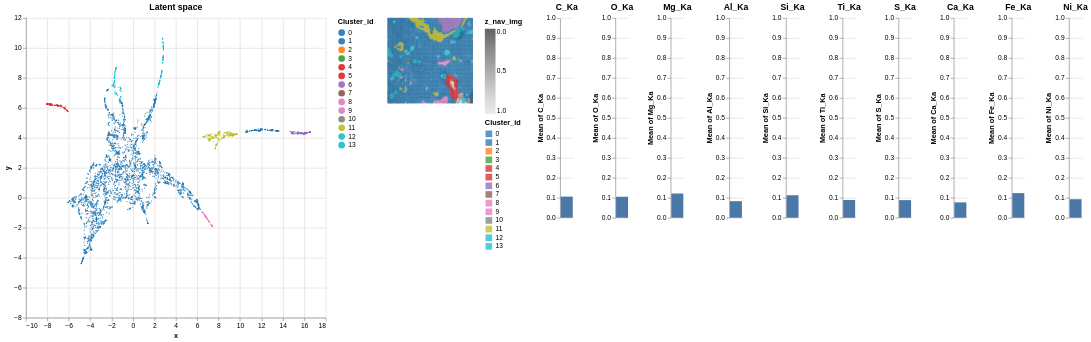

This figure's notebook cell:
### Code cell
gui.check_latent_space(ps=new_ps,show_map=True,ratio_to_be_shown=1.0)

### Figure 1 — Vega-Lite specification as saved in the notebook (floating-point values rounded to 4 significant figures; data arrays with more than 128 entries replaced by an {"elided": "..."} marker saying what was removed)
{"config": {"view": {"continuousWidth": 300, "continuousHeight": 300, "strokeWidth": 0}}, "hconcat": [{"data": {"name": "data-0faf8fc53af96b5b8bb8e0ebe0f4894e"}, "mark": {"type": "circle", "size": 3}, "encoding": {"color": {"field": "Cluster_id", "scale": {"domain": [0, 1, 2, 3, 4, 5, 6, 7, 8, 9, 10, 11, 12, 13], "range": ["#1f77b4", "#1f77b4", "#ff7f0e", "#2ca02c", "#d62728", "#d62728", "#9467bd", "#8c564b", "#e377c2", "#e377c2", "#7f7f7f", "#bcbd22", "#17becf", "#17becf"]}, "type": "nominal"}, "opacity": {"condition": {"param": "param_3", "value": 0.9}, "value": 0.1}, "tooltip": [{"field": "Cluster_id", "type": "nominal"}, {"field": "x", "format": ",.2f", "type": "quantitative"}, {"field": "y", "format": ",.2f", "type": "quantitative"}], "x": {"field": "x", "type": "quantitative"}, "y": {"field": "y", "type": "quantitative"}}, "height": 450, "name": "view_4", "title": {"text": "Latent space"}, "width": 450}, {"layer": [{"data": {"name": "data-c6d3e8bcdc2a61eac0fffeed907ec2c2"}, "mark": {"type": "square", "size": 6}, "encoding": {"color": {"field": "z_nav_img", "scale": {"domain": [1.0, 0.0], "scheme": "greys"}, "type": "quantitative"}, "x": {"axis": null, "field": "x_nav_img", "type": "ordinal"}, "y": {"axis": null, "field": "y_nav_img", "type": "ordinal"}}}, {"data": {"name": "data-0faf8fc53af96b5b8bb8e0ebe0f4894e"}, "mark": {"type": "square", "size": 5}, "encoding": {"color": {"field": "Cluster_id", "scale": {"domain": [0, 1, 2, 3, 4, 5, 6, 7, 8, 9, 10, 11, 12, 13], "range": ["#1f77b4", "#1f77b4", "#ff7f0e", "#2ca02c", "#d62728", "#d62728", "#9467bd", "#8c564b", "#e377c2", "#e377c2", "#7f7f7f", "#bcbd22", "#17becf", "#17becf"]}, "type": "nominal"}, "opacity": {"condition": {"param": "param_3", "value": 0.75}, "value": 0}, "x": {"axis": null, "field": "x_id", "type": "ordinal"}, "y": {"axis": null, "field": "y_id", "type": "ordinal"}}, "name": "view_3"}], "height": 128, "width": 128}, {"hconcat": [{"mark": {"type": "bar"}, "encoding": {"y": {"aggregate": "mean", "field": "C_Ka", "scale": {"domain": [0, 1]}, "type": "quantitative"}}, "title": {"text": "C_Ka"}, "transform": [{"filter": {"param": "param_3"}}]}, {"mark": {"type": "bar"}, "encoding": {"y": {"aggregate": "mean", "field": "O_Ka", "scale": {"domain": [0, 1]}, "type": "quantitative"}}, "title": {"text": "O_Ka"}, "transform": [{"filter": {"param": "param_3"}}]}, {"mark": {"type": "bar"}, "encoding": {"y": {"aggregate": "mean", "field": "Mg_Ka", "scale": {"domain": [0, 1]}, "type": "quantitative"}}, "title": {"text": "Mg_Ka"}, "transform": [{"filter": {"param": "param_3"}}]}, {"mark": {"type": "bar"}, "encoding": {"y": {"aggregate": "mean", "field": "Al_Ka", "scale": {"domain": [0, 1]}, "type": "quantitative"}}, "title": {"text": "Al_Ka"}, "transform": [{"filter": {"param": "param_3"}}]}, {"mark": {"type": "bar"}, "encoding": {"y": {"aggregate": "mean", "field": "Si_Ka", "scale": {"domain": [0, 1]}, "type": "quantitative"}}, "title": {"text": "Si_Ka"}, "transform": [{"filter": {"param": "param_3"}}]}, {"mark": {"type": "bar"}, "encoding": {"y": {"aggregate": "mean", "field": "Ti_Ka", "scale": {"domain": [0, 1]}, "type": "quantitative"}}, "title": {"text": "Ti_Ka"}, "transform": [{"filter": {"param": "param_3"}}]}, {"mark": {"type": "bar"}, "encoding": {"y": {"aggregate": "mean", "field": "S_Ka", "scale": {"domain": [0, 1]}, "type": "quantitative"}}, "title": {"text": "S_Ka"}, "transform": [{"filter": {"param": "param_3"}}]}, {"mark": {"type": "bar"}, "encoding": {"y": {"aggregate": "mean", "field": "Ca_Ka", "scale": {"domain": [0, 1]}, "type": "quantitative"}}, "title": {"text": "Ca_Ka"}, "transform": [{"filter": {"param": "param_3"}}]}, {"mark": {"type": "bar"}, "encoding": {"y": {"aggregate": "mean", "field": "Fe_Ka", "scale": {"domain": [0, 1]}, "type": "quantitative"}}, "title": {"text": "Fe_Ka"}, "transform": [{"filter": {"param": "param_3"}}]}, {"mark": {"type": "bar"}, "encoding": {"y": {"aggregate": "mean", "field": "Ni_Ka", "scale": {"domain": [0, 1]}, "type": "quantitative"}}, "title": {"text": "Ni_Ka"}, "transform": [{"filter": {"param": "param_3"}}]}], "data": {"name": "data-0faf8fc53af96b5b8bb8e0ebe0f4894e"}}], "params": [{"name": "param_3", "select": {"type": "interval"}, "views": ["view_4", "view_3"]}, {"name": "param_4", "select": {"type": "interval", "on": "[mousedown[event.shiftKey], mouseup] > mousemove", "translate": "[mousedown[event.shiftKey], mouseup] > mousemove!", "zoom": "wheel![event.shiftKey]"}, "bind": "scales", "views": ["view_4"]}], "resolve": {"legend": {"color": "independent"}}, "$schema": "https://vega.github.io/schema/vega-lite/v5.14.1.json", "datasets": {"data-0faf8fc53af96b5b8bb8e0ebe0f4894e": {"elided": "4096 records"}, "data-c6d3e8bcdc2a61eac0fffeed907ec2c2": {"elided": "4096 records"}}}
